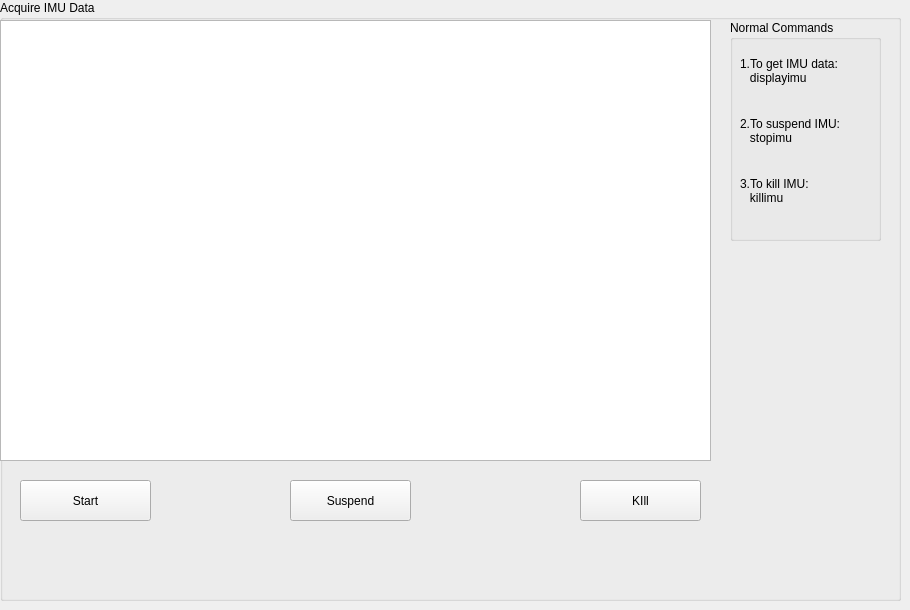
       <widget class="QWidget" name="tab_6">
        <attribute name="title">
         <string>IMU Data</string>
        </attribute>
        <widget class="QGroupBox" name="groupBox_8">
         <property name="geometry">
          <rect>
           <x>0</x>
           <y>0</y>
           <width>901</width>
           <height>601</height>
          </rect>
         </property>
         <property name="title">
          <string>Acquire IMU Data</string>
         </property>
         <widget class="QListView" name="imuview">
          <property name="geometry">
           <rect>
            <x>0</x>
            <y>20</y>
            <width>711</width>
            <height>441</height>
           </rect>
          </property>
         </widget>
         <widget class="QPushButton" name="startimu">
          <property name="geometry">
           <rect>
            <x>20</x>
            <y>480</y>
            <width>131</width>
            <height>41</height>
           </rect>
          </property>
          <property name="text">
           <string>Start</string>
          </property>
         </widget>
         <widget class="QPushButton" name="susimu">
          <property name="geometry">
           <rect>
            <x>290</x>
            <y>480</y>
            <width>121</width>
            <height>41</height>
           </rect>
          </property>
          <property name="text">
           <string>Suspend</string>
          </property>
         </widget>
         <widget class="QPushButton" name="killimu">
          <property name="geometry">
           <rect>
            <x>580</x>
            <y>480</y>
            <width>121</width>
            <height>41</height>
           </rect>
          </property>
          <property name="text">
           <string>KIll</string>
          </property>
         </widget>
         <widget class="QGroupBox" name="groupBox_14">
          <property name="geometry">
           <rect>
            <x>730</x>
            <y>20</y>
            <width>151</width>
            <height>221</height>
           </rect>
          </property>
          <property name="title">
           <string>Normal Commands</string>
          </property>
          <widget class="QLabel" name="label_15">
           <property name="geometry">
            <rect>
             <x>10</x>
             <y>30</y>
             <width>151</width>
             <height>41</height>
            </rect>
           </property>
           <property name="text">
            <string>1.To get IMU data:
   displayimu</string>
           </property>
          </widget>
          <widget class="QLabel" name="label_16">
           <property name="geometry">
            <rect>
             <x>10</x>
             <y>90</y>
             <width>141</width>
             <height>41</height>
            </rect>
           </property>
           <property name="text">
            <string>2.To suspend IMU:
   stopimu</string>
           </property>
          </widget>
          <widget class="QLabel" name="label_17">
           <property name="geometry">
            <rect>
             <x>10</x>
             <y>150</y>
             <width>131</width>
             <height>41</height>
            </rect>
           </property>
           <property name="text">
            <string>3.To kill IMU:
   killimu</string>
           </property>
          </widget>
         </widget>
        </widget>
       </widget>
